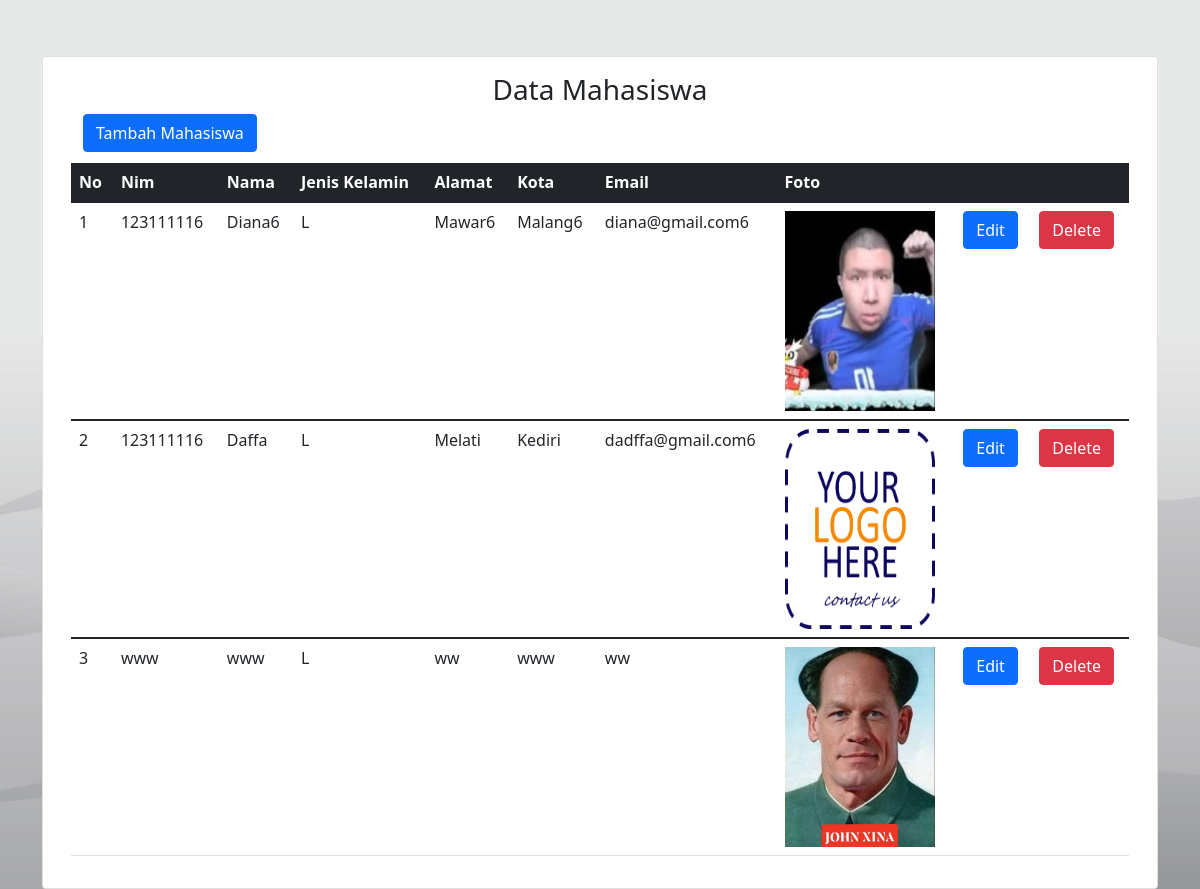
The page / on the database its author committed.
### tables this page shows
CREATE TABLE `tbl_mhs` (
  `id` int(11) NOT NULL,
  `nim` char(11) NOT NULL,
  `namamhs` varchar(100) NOT NULL,
  `jk` enum('L','P') NOT NULL,
  `alamat` varchar(100) NOT NULL,
  `kota` varchar(50) NOT NULL,
  `email` varchar(50) NOT NULL,
  `foto` varchar(50) NOT NULL
);

### db.php (called while the page is built, shortened)
<?php
class DB{
    private $dbHost     = "localhost";
    private $dbUsername = "root";
    private $dbPassword = "";
    private $dbName     = "tugas_pbo";
    public function __construct(){
        if(!isset($this->db)){
            try{
                $conn = new PDO("mysql:host=".$this->dbHost.";dbname=".$this->dbName, $this->dbUsername, $this->dbPassword);
                $conn -> setAttribute(PDO::ATTR_ERRMODE, PDO::ERRMODE_EXCEPTION);
                $this->db = $conn;
            }catch(PDOException $e){
                die("Failed to connect with MySQL: " . $e->getMessage());
            }
        }
    }
    public function getRows($table,$conditions = array()){
        $sql = 'SELECT ';
        $sql .= array_key_exists("select",$conditions)?$conditions['select']:'*';
        $sql .= ' FROM '.$table;
        if(array_key_exists("order_by",$conditions)){
            $sql .= ' ORDER BY '.$conditions['order_by'];
        }
        $query = $this->db->prepare($sql);
        $query->execute();
        if(array_key_exists("return_type",$conditions) && $conditions['return_type'] != 'all'){
            switch($conditions['return_type']){
                case 'count':
                    $data = $query->rowCount();
                    break;
                case 'single':
                    $data = $query->fetch(PDO::FETCH_ASSOC);
                    break;
                default:
                    $data = '';
            }
        }else{
            if($query->rowCount() > 0){
                $data = $query->fetchAll();
            }
        }
        return !empty($data)?$data:false;
    }
}

### index.php (the view, shortened to what this page needs)
<html lang="en">
<head>
    <link href="https://cdn.jsdelivr.net/npm/bootstrap@5.1.3/dist/css/bootstrap.min.css" rel="stylesheet"
>
</head>
<body>
<div style="background-image: url('3.png'); height: 100%;">
    <div class="container">
        <div class="row justify-content-center">
            <div class="col-md justify-content-center">
                <div class="card" style="margin-top: 5%">
                    <div class="card-body">
                        <div class="container">
                            <div class="text-center">
                                <h3>Data Mahasiswa</h3>
                            </div>
                        </div>
                        <div class="container">
                            <a class="btn btn-primary" href="add.php" role="button">Tambah Mahasiswa</a>
                            <div class="row" style="margin-top: 1%;">
                                <table class="table">
                                    <thead class="table-dark">
                                        <tr>
                                            <th>No</th>
                                            <th>Nim</th>
                                            <th>Nama</th>
                                            <th>Jenis Kelamin</th>
                                            <th>Alamat</th>
                                            <th>Kota</th>
                                            <th>Email</th>
                                            <th>Foto</th>
                                            <th></th>
                                            <th></th>
                                        </tr>
                                    </thead>
                                    <?php
                                    include 'DB.php';
                                    $db = new DB();
                                    $users = $db->getRows('tbl_mhs',array('order_by'=>'id ASC'));
                                    $count = 0;
                                    foreach($users as $user){ $count++;?>
                                    <tbody>
                                        <tr>
                                            <td><?php echo $count; ?></td>
                                            <td><?php echo $user['nim']; ?></td>
                                            <td><?php echo $user['namamhs']; ?></td>
                                            <td><?php echo $user['jk']; ?></td>
                                            <td><?php echo $user['alamat']; ?></td>
                                            <td><?php echo $user['kota']; ?></td>
                                            <td><?php echo $user['email']; ?></td>
                                            <td><img src="foto/<?php echo $user['foto']; ?>"
                                                    style="width: 150; height: 200">
                                            </td>
                                            <td>
                                                <a class="btn btn-primary" href="edit.php?id=<?php echo $user['id'];?>" role="button">Edit</a>
                                            </td>
                                            <td>
                                                <a class="btn btn-danger" href="proses.php?id=<?php echo $user['id'];?>&aksi=hapus" role="button">Delete</a>
                                            </td>
                                        </tr>
                                        <?php
                                        }
                                        ?>
                                    </tbody>
                                </table>
                            </div>
                        </div>
                    </div>
                </div>
            </div>
        </div>
    </div>
</div>
</body>
</html>

### rows shown on the page
tbl_mhs: nim "123111116", namamhs "Diana6", jk "L", alamat "Mawar6", kota "Malang6", email "diana@gmail.com6", foto (picture)
tbl_mhs: nim "123111116", namamhs "Daffa", jk "L", alamat "Melati", kota "Kediri", email "dadffa@gmail.com6", foto (picture)
tbl_mhs: nim "www", namamhs "www", jk "L", alamat "ww", kota "www", email "ww", foto (picture)
